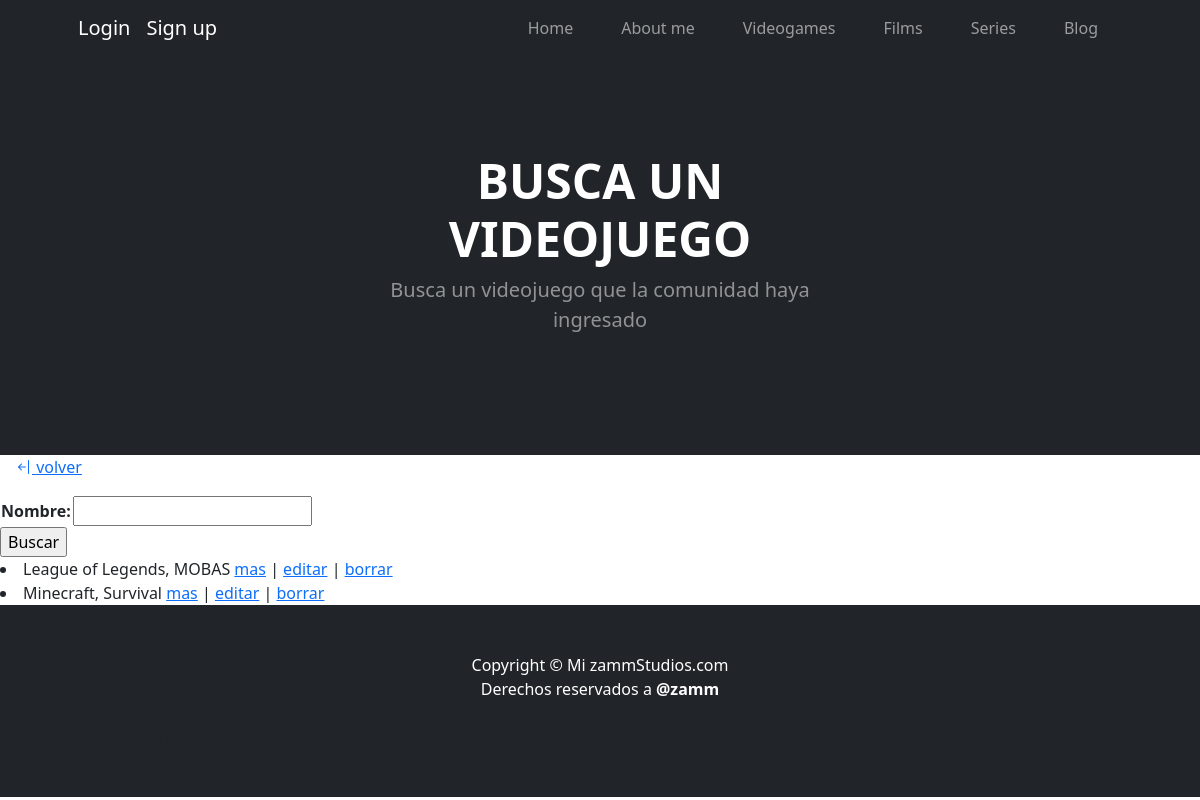
Screenshot of /entretenimiento/videojuegos/lista with the database file from the repository.
### entretenimiento/models.py (models this page shows)
class VideoJuegos(models.Model):
    nombre = models.CharField(max_length=40)
    genero = models.CharField(max_length=20)
    divertido = models.BooleanField()
    contenido = RichTextField(blank=True, null=True)
    def __str__(self):
        return f'{self.nombre}'

### entretenimiento/views.py (the view)
# urls.py: path('videojuegos/lista', views.lista_videojuegos, name='lista_videojuegos'),
def lista_videojuegos(request):
    nombre_a_buscar = request.GET.get('nombre', None)
    if nombre_a_buscar is not None:
        videojuegos = VideoJuegos.objects.filter(nombre__icontains = nombre_a_buscar)
    else:
        videojuegos = VideoJuegos.objects.all()
    form = VideoJuegosBusqueda()
    return render(request, 'entretenimiento/lista_videojuegos.html', {'form': form, 'videojuegos': videojuegos})

### entretenimiento/forms.py
class VideoJuegosBusqueda(forms.Form):
    nombre = forms.CharField(max_length=40)

### entretenimiento/templates/entretenimiento/lista_videojuegos.html (shortened to what this page needs)
{% extends 'index/index.html' %}
{% block header_block %}
        <header class="bg-dark py-5">
            <div class="container px-5">
                <div class="row gx-5 justify-content-center">
                    <div class="col-lg-6">
                        <div class="text-center my-5">
                            {% block header_text_block %}
                                <h1 class="display-5 fw-bolder text-white mb-2">BUSCA UN VIDEOJUEGO</h1>
                            {% endblock header_text_block %}
                            <p class="lead text-white-50 mb-4">Busca un videojuego que la comunidad haya ingresado</p>
                        </div>
                    </div>
                </div>
            </div>
        </header>
{% endblock header_block %}
{% block body_block %}
    <p>
        <a href={% url 'videojuego' %} style='padding: 1rem;'><i class="bi bi-arrow-bar-left"></i> volver</a>
    </p>
    <form action={% url 'lista_videojuegos' %} method='get'>
        <table>
            {{form.as_table}}
        </table>
        <input type="submit" value='Buscar'>
    </form>
    {% for videojuego in videojuegos %}
        <li>
            {{videojuego}}, {{videojuego.genero}}
            <a href={% url 'detalle_videojuego' videojuego.id %}>mas</a> |
            <a href={% url 'editar_videojuego' videojuego.id %}>editar</a> |
            <a href={% url 'borrar_videojuego' videojuego.id %}>borrar</a>
        </li>
    {% endfor %}
{% endblock body_block %}

### rows the page displays
VideoJuegos: nombre "League of Legends", genero "MOBAS"
VideoJuegos: nombre "Minecraft", genero "Survival"
